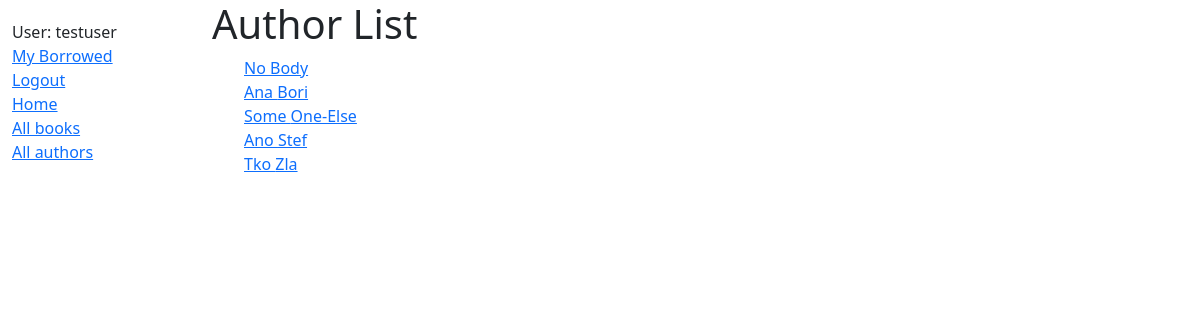
/catalog/authors/ (signed in), run on the app's committed database.
### catalog/models.py (models this page shows, shortened)
class Author(models.Model):
    first_name = models.CharField(max_length=100)
    last_name = models.CharField(max_length=100)
    date_of_birth = models.DateField(null=True, blank=True)
    date_of_death = models.DateField('Died', null=True, blank=True)
    class Meta:
        ordering = ['last_name', 'first_name']
    def get_absolute_url(self):
        return reverse('author-detail', args=[str(self.id)])

### catalog/views.py (the view)
# urls.py: path('authors/', views.AuthorListView.as_view(), name='authors'),
class AuthorListView(generic.ListView):
    model = Author

### catalog/templates/catalog/author_list.html
{% extends "base_generic.html" %}
{% block content %}
  <h1>Author List</h1>
  {% if author_list %}
    <ul>
      {% for author in author_list %}
      <li>
        <a href="{{ author.get_absolute_url }}">{{ author.first_name }} {{author.last_name }}</a>
      </li>
      {% endfor %}
    </ul>
  {% else %}
    <p>There are no authors.</p>
  {% endif %}
{% endblock %}

### catalog/templates/base_generic.html (shortened to what this page needs)
<!DOCTYPE html>
<html lang="en">
  <head>
    <link
      href="https://cdn.jsdelivr.net/npm/bootstrap@5.1.3/dist/css/bootstrap.min.css"
      rel="stylesheet"
 />
    {% load static %}
    <link rel="stylesheet" href="{% static 'css/styles.css' %}" />
  </head>
  <body>
    <div class="container-fluid">
      <div class="row">
        <div class="col-sm-2">
          {% block sidebar %}
            <ul class="sidebar-nav">
              {% if user.is_authenticated %}
                <li>User: {{ user.get_username }}</li>
                <li><a href="{% url 'my-borrowed' %}">My Borrowed</a></li>
                <li><a href="{% url 'logout' %}?next={{ request.path }}">Logout</a></li>
              {% else %}
                <li><a href="{% url 'login' %}?next={{ request.path }}">Login</a></li>
              {% endif %}
              <li><a href="{% url 'index' %}">Home</a></li>
              <li><a href="{% url 'books' %}">All books</a></li>
              <li><a href="{% url 'authors' %}">All authors</a></li>
            </ul>
          {% endblock %}
        </div>
        <div class="col-sm-10 ">{% block content %}{% endblock %}
        </div>
      </div>
    </div>
  </body>
</html>

### catalog/static/css/styles.css (style rules this page uses)
.sidebar-nav { margin-top: 20px; padding: 0; list-style: none; }
ul > li { list-style-type: none; }

### data on the page
Author: first_name "No", last_name "Body"
Author: first_name "Ana", last_name "Bori"
Author: first_name "Some", last_name "One-Else"
Author: first_name "Ano", last_name "Stef"
Author: first_name "Tko", last_name "Zla"

### other printed values
{{ user.get_username }} "testuser"
